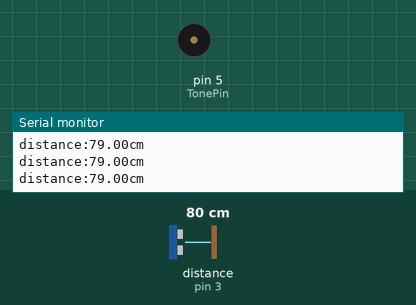
The sketch below on a simulated Arduino Uno, built with avr-gcc and run on an emulated ATmega328P. Shown: buzzer (waves = sounding), the last lines printed to the serial monitor. Wiring (inferred from the names in the program): ultrasonic range finder: trigger pin 2; echo pin 3. The inputs (shaded band) are chosen by the test bench; at power-on: distance to the obstacle (sensor on pin 3) 80 cm. The echo pulse lasts 58.3 µs per cm.

Above: at 1.2 s.
1.3 s: distance to the obstacle (sensor on pin 3) set to 12 cm
2.8 s: distance to the obstacle (sensor on pin 3) set to 9 cm
At 4.1 s:
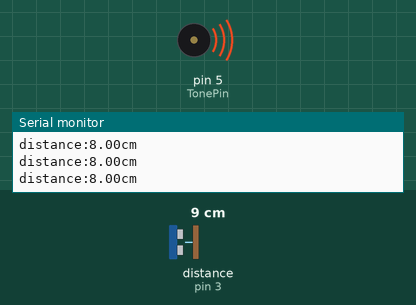
4.4 s: distance to the obstacle (sensor on pin 3) set to 18 cm
At 5.0 s:
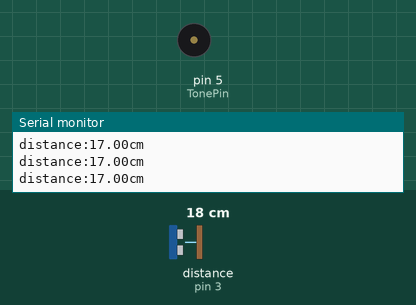
Timing chart, 0 to 7.4 s (numbered marks = the images above; inputs shaded):
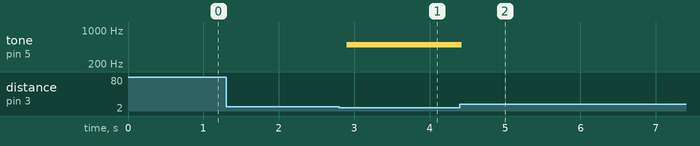

The sketch:

ultrasonic_distance.ino
```cpp
const int TrigPin = 2;
const int EchoPin = 3;
const int TonePin = 5;
float range_cm;
void setup() {
  // put your setup code here, to run once:
pinMode(TrigPin, OUTPUT);
pinMode(EchoPin, INPUT);
pinMode(TonePin, OUTPUT);
Serial.begin(9600);
}

void loop() {
  // put your main code here, to run repeatedly:
digitalWrite(TrigPin, LOW);
delayMicroseconds(2);
digitalWrite(TrigPin, HIGH);
delayMicroseconds(10);
digitalWrite(TrigPin, LOW);

range_cm = pulseIn(EchoPin, HIGH) / 58.8;
range_cm = (int(range_cm * 100)) / 100;
if( range_cm < 10.0){
  tone(TonePin, 500);
}
else{
  noTone(TonePin);
}
Serial.print("distance:");
Serial.print(range_cm);
Serial.print("cm");
Serial.println();
delay(100);
}
```

Measured:
- the behaviour switches between 11 and 10 cm on distance to the obstacle (sensor on pin 3) (found by bisection; images 0 and 1)
- after the input at 2.8 s, tone on pin 5 (TonePin): silent → 500 Hz after 0.10 s
- after the input at 4.4 s, tone on pin 5 (TonePin): 500 Hz → silent at once
